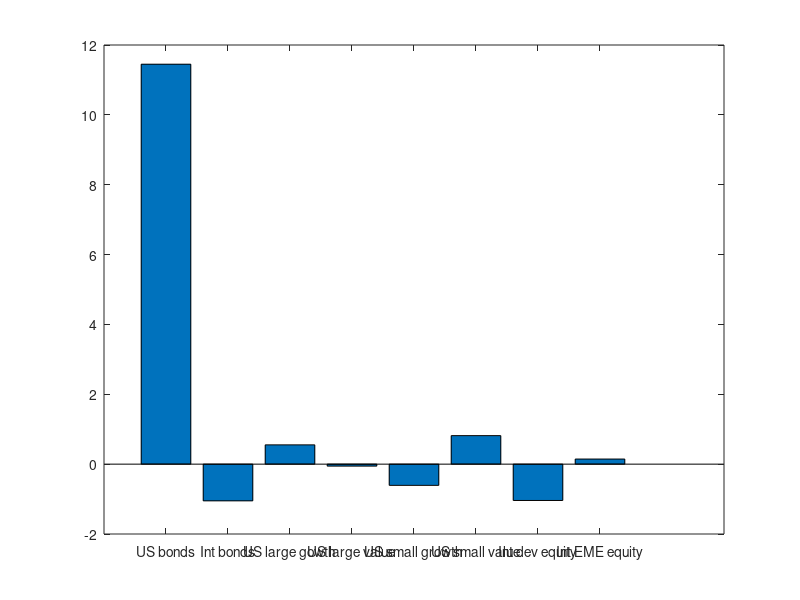

MATLAB code for this plot: (Note: this script raises an error after producing the figure.)
% Benoit Nguyen 10/02/2016
% Paris 1 and Banque de France

% Replication of Izdorek paper "A step-by-step implementation of
% Black-Literman model"

clear all;

%% Data

% Historical mean (table 1)
histmu = [0.0315; 0.0175 ; -0.0639 ; -0.0286 ; -0.0675 ; -0.0054 ; -0.0675 ; -0.0526];

% risk aversion coefficient (table 1)
lambda = 3.07

% market cap weights (table 2)
wmkt=[19.34; 26.13; 12.09; 12.09; 1.34; 1.34; 24.18; 3.49];

% covariance matrix (table 5)
V=[0.001005 0.001328 -0.000579 -0.000675 0.000121 0.000128 -0.000445 -0.000437
0.001328 0.007277 -0.001307 -0.000610 -0.002237 -0.000989 0.001442 -0.001535
-0.000579 -0.001307 0.059852 0.027588 0.063497 0.023036 0.032967 0.048039
-0.000675 -0.000610 0.027588 0.029609 0.026572 0.021465 0.020697 0.029854
0.000121 -0.002237 0.063497 0.026572 0.102488 0.042744 0.039943 0.065994
0.000128 -0.000989 0.023036 0.021465 0.042744 0.032056 0.019881 0.032235
-0.000445 0.001442 0.032967 0.020697 0.039943 0.019881 0.028355 0.035064
-0.000437 -0.001535 0.048039 0.029854 0.065994 0.032235 0.035064 0.079958];

%Pi is the Implied Excess Equilibrium Return Vector (N x 1 column vector);
Pi=lambda*V*wmkt; 

% tau 
tau = 0.025; 

% names
name = {'US bonds','Int bonds','US large gowth','US large value','US small growth','US small value','Int dev equity','Int EME equity'};

%% Input views, P, Q and Omega

% P is the (K x N) matrix that identifies the assets involved in the views ;
%data taken fron eqn 7 in page 15
P=  [0  0   0     0    0     0     1 0
    -1  1   0     0    0     0     0 0
     0  0   0.9   -0.9 0.1   -0.1  0 0];

% Q is the (K x 1) column vector of views
Q=[5.25; 0.25; 2.00];

% omega is the covariance matrix of error terms of the views, scaled by tau
omega=tau*diag(diag(P*V*P'));


%% Posterior vector of return

Er=inv(inv(tau*V)+P'*inv(omega)*P)*(inv(tau*V)*Pi+P'*inv(omega)*Q);

%% Portfolio construction and comparison

% wmv MV optim with historical returns
wmv = inv(lambda*V)*histmu;

% The 100% confidence solution
Er100=Pi+tau*V*P'*inv(P*tau*V*P')*(Q-P*Pi);
w100=inv(lambda*V)*Er100;

% The weight vector from BL model
wbl=inv(lambda*V)*Er;

% market capitalization weights
wmkt=inv(lambda*V)*Pi;

% create weights bars (this one alone: very high weighting on the first
% asset)
bar(wmv);
set(gca,'XTickLabel',name);
rotateXLabels( gca(), 45 );
set(gcf, 'Renderer', 'painters');
set(gcf, 'PaperPosition', [0 0 7 6]); %Position plot at left hand corner with width 5 and height 5.
set(gcf, 'PaperSize', [7 6]); %Set the paper to have width 5 and height 5.
saveas(gcf, './slides/wmv', 'eps') %Save figure

% matrix of weights
W = horzcat(wmkt, w100, wbl);
g=bar(W)
set(gca,'XTickLabel',name);
rotateXLabels( gca(), 45 );
l{1}='Market weights'; l{2}='100% confidence'; l{3}='Black-Litterman';   
legend(g,l);
set(gcf, 'Renderer', 'painters');
set(gcf, 'PaperPosition', [0 0 7 6]); %Position plot at left hand corner with width 5 and height 5.
set(gcf, 'PaperSize', [7 6]); %Set the paper to have width 5 and height 5.
saveas(gcf, './slides/allw', 'eps') %Save figure


%% Portfolio perf 

disp(' ');
disp('*****portfolio statistics*****');

disp('Mkt portfolio');
wmv=wmv/100;
ExcessReturn_mv=wmv'*Pi
Variance_mv =wmv'*V*wmv

disp('Mkt portfolio');
wmkt=wmkt/100;
ExcessReturn_mkt=wmkt'*Pi
Variance_mkt =wmkt'*V*wmkt

disp('BL portfolio');
wbl=wbl/100;
ExcessReturn_BL=wbl'*Er
Variance_BL=wbl'*V*wbl

disp('100% confidence');
w100=w100/100;
ExcessReturn_100=wbl'*Er100
Variance_100=w100'*V*w100

% create table

temp=horzcat(ExcessReturn_mv,ExcessReturn_mkt, ExcessReturn_BL, ExcessReturn_100)
temp2=horzcat(Variance_mv, Variance_mkt, Variance_BL, Variance_100)
F=vertcat(temp,temp2)